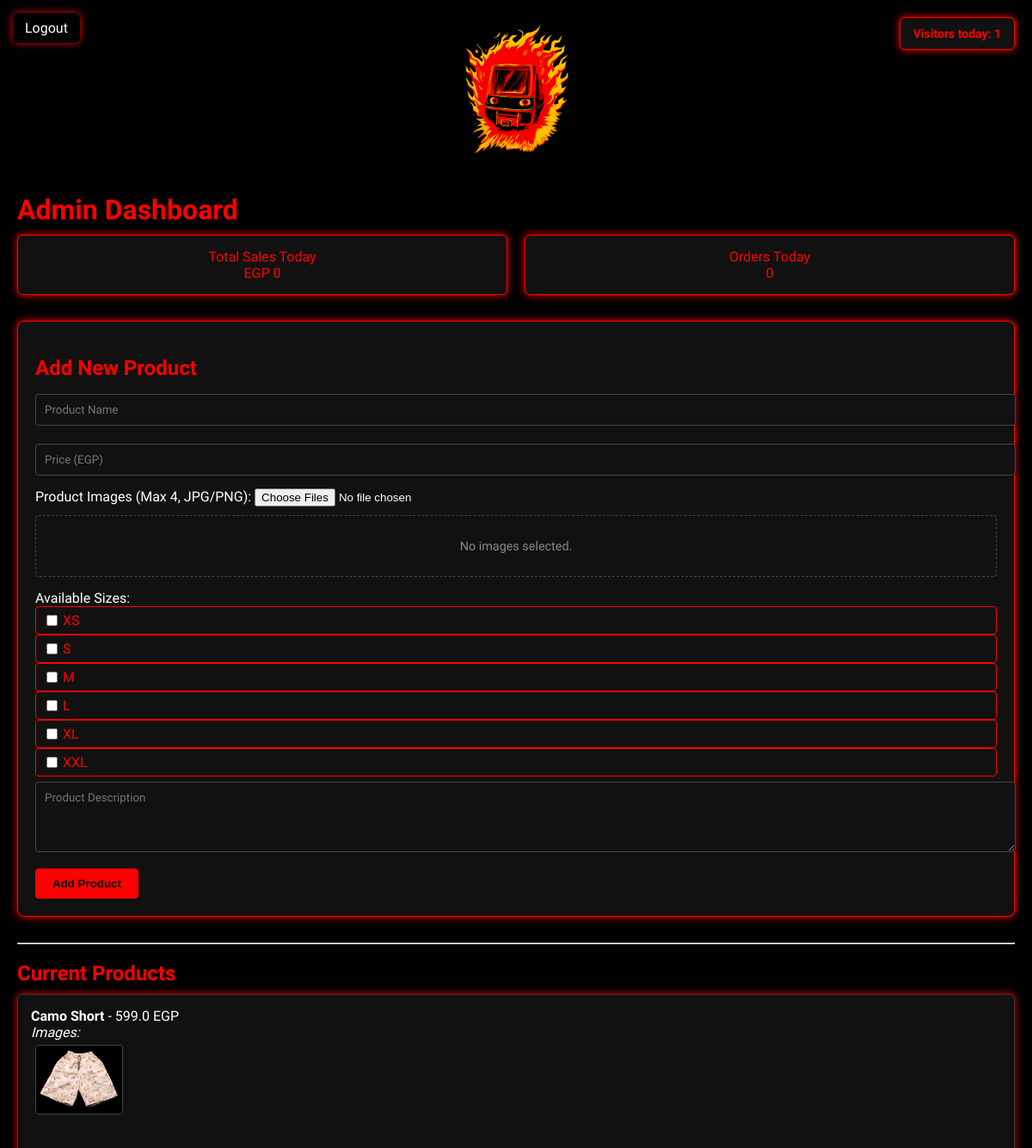
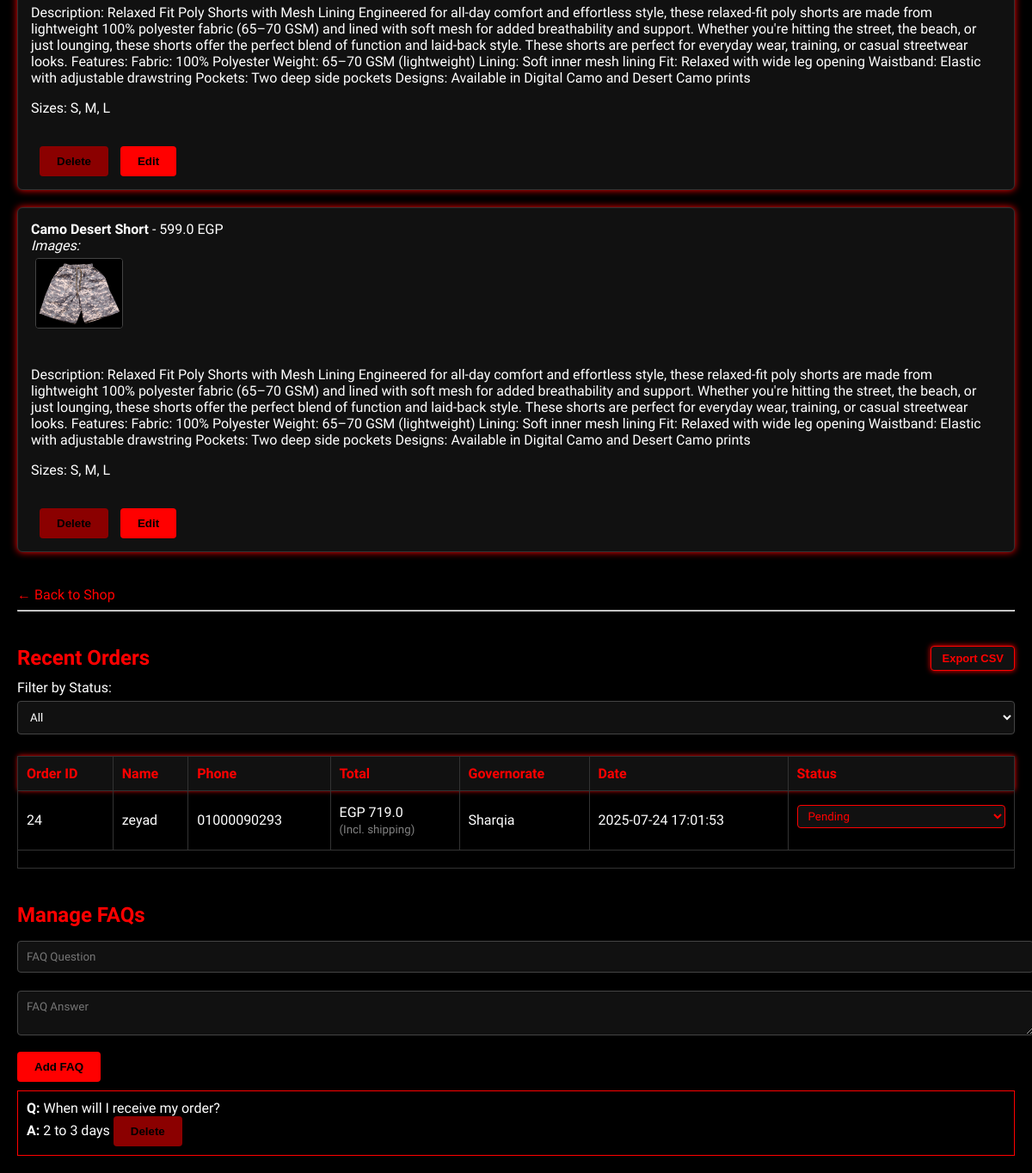
/admin (signed in), run on the app's committed database (2 pictures, top to bottom).
### tables this page shows
CREATE TABLE products (
                id INTEGER PRIMARY KEY AUTOINCREMENT,
                name TEXT NOT NULL,
                price REAL NOT NULL,
                image TEXT, -- CHANGED: Removed NOT NULL constraint
                sizes TEXT,
                description TEXT
            );

CREATE TABLE orders (
            id INTEGER PRIMARY KEY AUTOINCREMENT,
            name TEXT NOT NULL,
            phone TEXT NOT NULL,
            address TEXT NOT NULL,
            building TEXT NOT NULL,
            floor TEXT NOT NULL,
            apartment TEXT NOT NULL,
            governorate TEXT NOT NULL,
            email TEXT,
            payment TEXT NOT NULL, -- e.g., 'Cash on Delivery', 'card', 'mobile_wallet'
            shipping REAL NOT NULL,
            total_price REAL NOT NULL,
            created_at TEXT NOT NULL,
            status TEXT NOT NULL, -- e.g., 'Pending Cash Delivery', 'Pending Paymob', 'Paid', 'Failed', etc.
            paymob_transaction_id TEXT, -- To store Paymob's transaction ID
            paymob_order_id TEXT -- To store Paymob's order ID (Paymob's internal order ID)
        );

CREATE TABLE faqs (
            id INTEGER PRIMARY KEY AUTOINCREMENT,
            question TEXT NOT NULL,
            answer TEXT NOT NULL
        );

### app.py (the view, shortened to what this page needs)
@app.route('/admin', methods=['GET', 'POST'])
def admin():
    if not session.get('admin'):
        return redirect(url_for('admin_login'))
    conn = sqlite3.connect('store.db')
    c = conn.cursor()
    status_filter = request.args.get('status')
    today = datetime.now().strftime('%Y-%m-%d')
    c.execute('SELECT COUNT(*) FROM orders WHERE DATE(created_at) = ?', (today,))
    orders_today = c.fetchone()[0] or 0
    c.execute('SELECT SUM(total_price) FROM orders WHERE DATE(created_at) = ? AND status = "Delivered"', (today,))
    sales_today = c.fetchone()[0] or 0
    c.execute('SELECT id, name, price, image, sizes, description FROM products')
    rows = c.fetchall()
    products = [{
        'id': row[0],
        'name': row[1],
        'price': row[2],
        'image': row[3],
        'sizes': row[4].split(',') if row[4] else [],
        'description': row[5],
    } for row in rows]
    for product in products:
        if product['image']:
            product['images'] = [path.strip() for path in product['image'].split(',') if path.strip()]
        else:
            product['images'] = []
    query = '''SELECT id, name, phone, governorate, total_price, created_at,
                      COALESCE(status, 'Unknown') as status,
                      payment, paymob_transaction_id
               FROM orders'''
    if status_filter:
        query += ' WHERE COALESCE(status, "Unknown") = ?'
    query += ''' ORDER BY
                      CASE COALESCE(status, 'Unknown')
                          WHEN 'Pending Paymob' THEN 0
                          WHEN 'Pending Cash Delivery' THEN 1
                          WHEN 'Paid' THEN 2
                          WHEN 'Shipped' THEN 3
                          WHEN 'Delivered' THEN 4
                          WHEN 'Failed' THEN 5
                          WHEN 'Unknown' THEN 6
                          ELSE 7
                      END,
                      created_at DESC
                '''
    if status_filter:
        c.execute(query, (status_filter,))
    else:
        c.execute(query)
    order_rows = c.fetchall()
    print(f"🛒 Orders fetched from DB: {len(order_rows)}")
    for row in order_rows:
     print(row)
    orders = []
    for order in order_rows:
     order_id = order[0]
     try:
         c.execute('''
             SELECT products.name, order_items.quantity, order_items.price, order_items.size
             FROM order_items
             JOIN products ON order_items.product_id = products.id
             WHERE order_id = ?
         ''', (order_id,))
         items = [{"name": i[0], "quantity": i[1], "price": i[2], "size": i[3]} for i in c.fetchall()]
         orders.append({
             'id': order_id,
             'name': order[1],
             'phone': order[2],
             'governorate': order[3],
             'total_price': order[4],
             'created_at': order[5],
             'status': order[6],
             'payment_method': order[7],
             'paymob_transaction_id': order[8],
             'items': items,
         })
     except Exception as e:
       print(f"Error processing order {order_id}: {e}")
    c.execute('SELECT COUNT(*) FROM visitors WHERE date = ?', (today,))
    visitor_count = c.fetchone()[0]
    c.execute('SELECT id, question, answer FROM faqs ORDER BY id DESC')
    faqs = [{'id': row[0], 'question': row[1], 'answer': row[2]} for row in c.fetchall()]
    conn.close()
    return render_template('admin.html',
                           products=products,
                           orders=orders,
                           visitor_count=visitor_count,
                           orders_today=orders_today,
                           sales_today=sales_today,
                           faqs=faqs)

### app.py (called while the page is built)
@app.before_request
def require_login():
    if request.endpoint == 'admin' and not session.get('admin'):
        return redirect(url_for('admin_login'))

### templates/admin.html (shortened to what this page needs)
<!DOCTYPE html>
<html>
<head>
</head>
<body>
    <div style="text-align: center; margin-bottom: 20px;">
        <img src="{{ url_for('static', filename='logo-center.png') }}" alt="Metro Nary Logo" style="max-width: 180px;">
    </div>
    <div class="visitor-counter">
        Visitors today: {{ visitor_count }}
    </div>
    <div class="logout-button">
        <a href="{{ url_for('admin_logout') }}">Logout</a>
    </div>
    <h1>Admin Dashboard</h1>
    <div style="display: flex; gap: 20px; margin-bottom: 30px;">
        <div class="stat-card">
            <div class="label">Total Sales Today</div>
            <div class="value">EGP {{ sales_today }}</div>
        </div>
        <div class="stat-card">
            <div class="label">Orders Today</div>
            <div class="value">{{ orders_today }}</div>
        </div>
    </div>
    <div class="new-product-form-container">
        <h2>Add New Product</h2>
        <form method="POST" enctype="multipart/form-data">
            <input type="text" name="name" placeholder="Product Name" required>
            <input type="number" name="price" placeholder="Price (EGP)" required min="0">
            <label for="productImages">Product Images (Max 4, JPG/PNG):</label>
            <input type="file" id="productImages" name="product_images" accept="image/jpeg,image/png" multiple>
            <div id="imagePreviewContainer">No images selected.</div>
            <label>Available Sizes:</label>
            <div class="sizes-checkbox-group">
                {% for size in ['XS', 'S', 'M', 'L', 'XL', 'XXL'] %}
                <label
                    style="display: flex; align-items: center; gap: 6px; background-color: #111; padding: 6px 12px; border: 1px solid red; border-radius: 4px;">
                    <input type="checkbox" name="sizes" value="{{ size }}">
                    <span style="color: red;">{{ size }}</span>
                </label>
                {% endfor %}
            </div>
            <textarea name="description" placeholder="Product Description" rows="4" required></textarea><br>
            <button type="submit">Add Product</button>
        </form>
    </div>
    <hr>
    <h2>Current Products</h2>
    {% for product in products %}
    <div class="product">
        <strong>{{ product.name }}</strong> - {{ product.price }} EGP<br>
        <em>Images:</em>
        <div class="product-images-preview">
            {% if product.images %}
            {% for img_path in product.images %}
            <img src="{{ url_for('static', filename=img_path) }}" alt="Product Image">
            {% endfor %}
            {% else %}
            No images available.
            {% endif %}
        </div>
        <br>
        <p>Description: {{ product.description }}</p>
        <p>Sizes: {{ product.sizes | join(', ') }}</p>
        <br>
        <form method="POST" action="{{ url_for('delete_product', product_id=product.id) }}" class="inline">
            <button style="background-color: darkred;">Delete</button>
        </form>
        <form method="GET" action="{{ url_for('edit_product', product_id=product.id) }}" class="inline">
            <button>Edit</button>
        </form>
    </div>
    {% endfor %}
    <a href="/" class="back-link">&larr; Back to Shop</a>
    <hr>
    <div
        style="display: flex; justify-content: space-between; align-items: center; margin-top: 40px; margin-bottom: 10px;">
        <h2 style="margin: 0;">Recent Orders</h2>
        <form method="get" action="{{ url_for('export_orders_csv') }}">
            <button
                style="background-color: #111; color: red; border: 1px solid red; padding: 6px 12px; font-size: 13px; border-radius: 4px; cursor: pointer; box-shadow: 0 0 6px red;">
                Export CSV
            </button>
        </form>
    </div>
    <form method="GET" action="{{ url_for('admin') }}" style="margin-bottom: 10px;">
        <label for="status">Filter by Status:</label>
        <select name="status" onchange="this.form.submit()">
            <option value="">All</option>
        </select>
    </form>
    <table>
        <thead>
            <tr>
                <th>Order ID</th>
                <th>Name</th>
                <th>Phone</th>
                <th>Total</th>
                <th>Governorate</th>
                <th>Date</th>
                <th>Status</th>
            </tr>
        </thead>
        <tbody>
            {% for order in orders %}
            <tr class="order-row" onclick="toggleDetails('{{ order.id }}')">
                <td>{{ order.id }}</td>
                <td>{{ order.name }}</td>
                <td>{{ order.phone }}</td>
                <td>EGP {{ order.total_price }} <br><small style="color:gray;">(Incl. shipping)</small></td>
                <td>{{ order.governorate }}</td>
                <td>{{ order.created_at }}</td>
                <td>
                    <form method="POST" action="{{ url_for('update_order_status', order_id=order.id) }}">
                        <select name="status" onchange="this.form.submit()"
                            style="background:#111; color: red; border: 1px solid red; padding: 4px 8px; border-radius: 4px;">
                            {% for s in ['Pending', 'Shipped', 'Delivered', 'Pending Paymob', 'Pending Cash Delivery',
                            'Paid', 'Failed'] %}
                            <option value="{{ s }}" {% if order.status==s %}selected{% endif %}>{{ s }}</option>
                            {% endfor %}
                        </select>
                    </form>
                </td>
            </tr>
            <tr>
                <td colspan="7">
                </td>
            </tr>
            {% endfor %}
        </tbody>
    </table>
    <h2>Manage FAQs</h2>
    <form method="POST" action="{{ url_for('add_faq') }}">
        <input type="text" name="question" placeholder="FAQ Question" required>
        <textarea name="answer" placeholder="FAQ Answer" required></textarea>
        <button type="submit">Add FAQ</button>
    </form>
    {% for faq in faqs %}
    <div class="faq-item" style="border: 1px solid red; padding: 10px; margin-top: 10px;">
        <strong>Q:</strong> {{ faq.question }}<br>
        <strong>A:</strong> {{ faq.answer }}
        <form method="POST" action="{{ url_for('delete_faq', faq_id=faq.id) }}" style="display:inline;">
            <button type="submit" style="background-color: darkred;">Delete</button>
        </form>
    </div>
    {% endfor %}
</body>
</html>

### templates/admin.html (style rules this page uses)
body { background: black; color: white; font-family: 'Rajdhani', sans-serif; padding: 20px; margin: 0; }
h1, h2 { color: red; margin-bottom: 10px; }
input:not([type="checkbox"]):not([type="radio"]):not([type="file"]), textarea, select { width: 100%; padding: 10px; margin: 6px 0 15px; background: #111; color: white; border: 1px solid #444; border-radius: 4px; font-family: 'Rajdhani', sans-serif; }
button { background: red; color: black; font-weight: bold; padding: 10px 20px; border: none; border-radius: 4px; cursor: pointer; transition: background 0.3s; }
.product { border: 1px solid #333; padding: 15px; margin-bottom: 20px; background: #111; border-radius: 6px; box-shadow: 0 0 8px red; }
.product-images-preview img { max-width: 100px; height: auto; margin: 5px; border-radius: 4px; border: 1px solid #444; }
form.inline { display: inline-block; margin-left: 10px; }
.stat-card { flex: 1; background: #111; color: red; border: 1px solid red; box-shadow: 0 0 10px red; padding: 15px; border-radius: 6px; text-align: center; }
.visitor-counter { position: absolute; top: 20px; right: 20px; background-color: #111; color: red; border: 1px solid red; box-shadow: 0 0 10px red; padding: 10px 15px; font-family: 'Rajdhani', sans-serif; font-weight: bold; font-size: 14px; border-radius: 6px; }
table { width: 100%; border-collapse: collapse; margin-bottom: 40px; }
th, td { padding: 10px; border: 1px solid #333; text-align: left; }
thead { background-color: #111; color: red; box-shadow: 0 0 6px red; }
.logout-button { position: absolute; top: 15px; left: 15px; z-index: 1000; }
.logout-button a { display: inline-block; background-color: black; color: white; padding: 8px 14px; text-decoration: none; border-radius: 6px; box-shadow: 0 0 8px red; transition: background-color 0.3s, box-shadow 0.3s; font-family: 'Rajdhani', sans-serif; font-weight: 400; }
a.back-link { color: red; text-decoration: none; display: inline-block; margin-top: 20px; }
.new-product-form-container { border: 1px solid red; padding: 20px; margin-bottom: 30px; border-radius: 8px; box-shadow: 0 0 10px red; background-color: #111; }
.sizes-checkbox-group label { display: flex; align-items: center; gap: 6px; background-color: #111; padding: 6px 12px; border: 1px solid red; border-radius: 4px; }
.sizes-checkbox-group input[type="checkbox"] { width: auto; margin: 0; accent-color: red; }
#imagePreviewContainer { display: flex; flex-wrap: wrap; gap: 10px; margin-top: 10px; margin-bottom: 15px; border: 1px dashed #444; padding: 10px; border-radius: 4px; min-height: 50px; align-items: center; justify-content: center; color: #888; font-size: 0.9em; }

### data on the page
products: name "Camo Short", price "599.0", image (picture), description "Relaxed Fit Poly Shorts with Mesh Lining Engineered for all-day comfort and effortless style, these relaxed-fit poly shorts are made from lightweight 100% polyester fabric (65–70 GSM) and lined with soft mesh for added breathability and support. Whether you're hitting the street, the beach, or just lounging, these shorts offer the perfect blend of function and laid-back style. These shorts are perfect for everyday wear, training, or casual streetwear looks. Features: Fabric: 100% Polyester Weight: 65–70 GSM (lightweight) Lining: Soft inner mesh lining Fit: Relaxed with wide leg opening Waistband: Elastic with adjustable drawstring Pockets: Two deep side pockets Designs: Available in Digital…", sizes "S, M, L"
products: name "Camo Desert Short", price "599.0", image (picture), description "Relaxed Fit Poly Shorts with Mesh Lining Engineered for all-day comfort and effortless style, these relaxed-fit poly shorts are made from lightweight 100% polyester fabric (65–70 GSM) and lined with soft mesh for added breathability and support. Whether you're hitting the street, the beach, or just lounging, these shorts offer the perfect blend of function and laid-back style. These shorts are perfect for everyday wear, training, or casual streetwear looks. Features: Fabric: 100% Polyester Weight: 65–70 GSM (lightweight) Lining: Soft inner mesh lining Fit: Relaxed with wide leg opening Waistband: Elastic with adjustable drawstring Pockets: Two deep side pockets Designs: Available in Digital…", sizes "S, M, L"
orders: id "24", name "zeyad", phone "01000090293", total_price "719.0", governorate "Sharqia", created_at "2025-07-24 17:01:53"
faqs: question "When will I receive my order?", answer "2 to 3 days"

### other printed values
{{ visitor_count }} "1"
{{ sales_today }} "0"
{{ orders_today }} "0"
{{ size }} "XS" "S" "M" "L" "XL" "XXL"
form field status "Pending"
